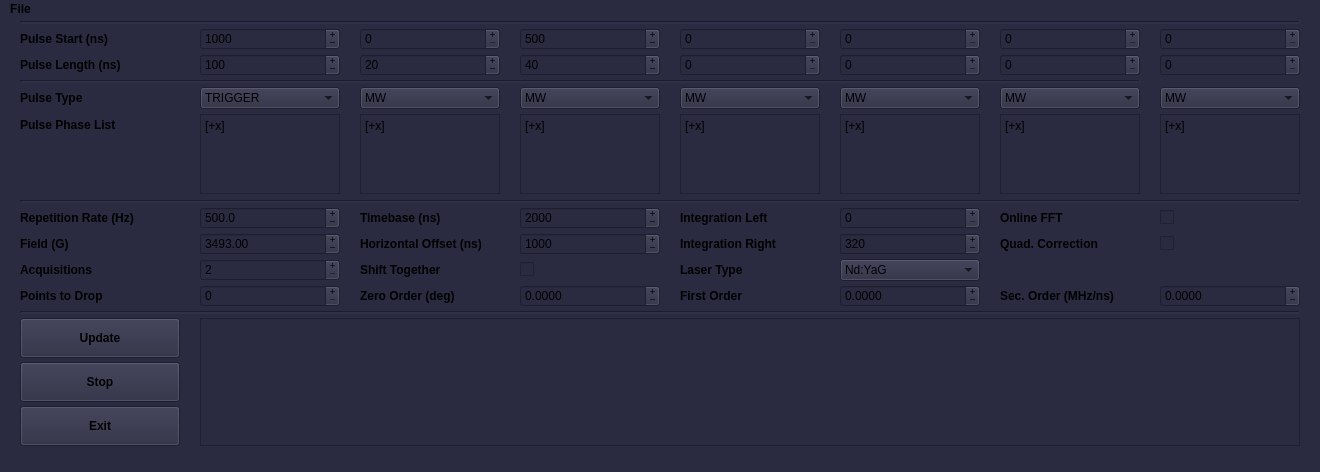
<?xml version="1.0" encoding="UTF-8"?>
<ui version="4.0">
 <class>MainWindow</class>
 <widget class="QMainWindow" name="MainWindow">
  <property name="geometry">
   <rect>
    <x>0</x>
    <y>0</y>
    <width>1320</width>
    <height>472</height>
   </rect>
  </property>
  <property name="sizePolicy">
   <sizepolicy hsizetype="Fixed" vsizetype="Fixed">
    <horstretch>0</horstretch>
    <verstretch>0</verstretch>
   </sizepolicy>
  </property>
  <property name="minimumSize">
   <size>
    <width>1320</width>
    <height>472</height>
   </size>
  </property>
  <property name="maximumSize">
   <size>
    <width>1320</width>
    <height>472</height>
   </size>
  </property>
  <property name="sizeIncrement">
   <size>
    <width>0</width>
    <height>0</height>
   </size>
  </property>
  <property name="font">
   <font>
    <weight>50</weight>
    <bold>false</bold>
   </font>
  </property>
  <property name="windowTitle">
   <string>Phase Cycling v 0.1</string>
  </property>
  <property name="styleSheet">
   <string notr="true">background-color: rgb(42,42,64);</string>
  </property>
  <widget class="QWidget" name="centralwidget">
   <property name="sizePolicy">
    <sizepolicy hsizetype="Fixed" vsizetype="Fixed">
     <horstretch>0</horstretch>
     <verstretch>0</verstretch>
    </sizepolicy>
   </property>
   <property name="minimumSize">
    <size>
     <width>1320</width>
     <height>440</height>
    </size>
   </property>
   <property name="maximumSize">
    <size>
     <width>1320</width>
     <height>440</height>
    </size>
   </property>
   <layout class="QHBoxLayout" name="horizontalLayout">
    <property name="topMargin">
     <number>2</number>
    </property>
    <item>
     <layout class="QGridLayout" name="gridLayout" rowstretch="0,0,0,0,0,0,0,0,0,0,0,0,0,0,0,0" columnstretch="0,0,0,0,0,0,0,0">
      <property name="sizeConstraint">
       <enum>QLayout::SetDefaultConstraint</enum>
      </property>
      <property name="leftMargin">
       <number>11</number>
      </property>
      <property name="topMargin">
       <number>0</number>
      </property>
      <property name="rightMargin">
       <number>11</number>
      </property>
      <property name="bottomMargin">
       <number>4</number>
      </property>
      <property name="horizontalSpacing">
       <number>20</number>
      </property>
      <property name="verticalSpacing">
       <number>4</number>
      </property>
      <item row="14" column="0">
       <widget class="QPushButton" name="button_stop">
        <property name="minimumSize">
         <size>
          <width>0</width>
          <height>40</height>
         </size>
        </property>
        <property name="font">
         <font>
          <weight>75</weight>
          <bold>true</bold>
         </font>
        </property>
        <property name="contextMenuPolicy">
         <enum>Qt::NoContextMenu</enum>
        </property>
        <property name="text">
         <string>Stop</string>
        </property>
       </widget>
      </item>
      <item row="5" column="7" rowspan="2">
       <widget class="QPlainTextEdit" name="Phase_7">
        <property name="sizePolicy">
         <sizepolicy hsizetype="Fixed" vsizetype="Fixed">
          <horstretch>0</horstretch>
          <verstretch>0</verstretch>
         </sizepolicy>
        </property>
        <property name="maximumSize">
         <size>
          <width>140</width>
          <height>80</height>
         </size>
        </property>
        <property name="contextMenuPolicy">
         <enum>Qt::NoContextMenu</enum>
        </property>
        <property name="verticalScrollBarPolicy">
         <enum>Qt::ScrollBarAlwaysOff</enum>
        </property>
        <property name="horizontalScrollBarPolicy">
         <enum>Qt::ScrollBarAlwaysOff</enum>
        </property>
        <property name="plainText">
         <string>[+x]</string>
        </property>
       </widget>
      </item>
      <item row="2" column="5">
       <widget class="QSpinBox" name="P5_len">
        <property name="contextMenuPolicy">
         <enum>Qt::NoContextMenu</enum>
        </property>
        <property name="buttonSymbols">
         <enum>QAbstractSpinBox::PlusMinus</enum>
        </property>
        <property name="keyboardTracking">
         <bool>false</bool>
        </property>
        <property name="maximum">
         <number>1900</number>
        </property>
        <property name="singleStep">
         <number>4</number>
        </property>
       </widget>
      </item>
      <item row="5" column="5" rowspan="2">
       <widget class="QPlainTextEdit" name="Phase_5">
        <property name="sizePolicy">
         <sizepolicy hsizetype="Fixed" vsizetype="Fixed">
          <horstretch>0</horstretch>
          <verstretch>0</verstretch>
         </sizepolicy>
        </property>
        <property name="maximumSize">
         <size>
          <width>140</width>
          <height>80</height>
         </size>
        </property>
        <property name="contextMenuPolicy">
         <enum>Qt::NoContextMenu</enum>
        </property>
        <property name="verticalScrollBarPolicy">
         <enum>Qt::ScrollBarAlwaysOff</enum>
        </property>
        <property name="horizontalScrollBarPolicy">
         <enum>Qt::ScrollBarAlwaysOff</enum>
        </property>
        <property name="plainText">
         <string>[+x]</string>
        </property>
       </widget>
      </item>
      <item row="1" column="6">
       <widget class="QSpinBox" name="P6_st">
        <property name="contextMenuPolicy">
         <enum>Qt::NoContextMenu</enum>
        </property>
        <property name="buttonSymbols">
         <enum>QAbstractSpinBox::PlusMinus</enum>
        </property>
        <property name="keyboardTracking">
         <bool>false</bool>
        </property>
        <property name="maximum">
         <number>10000000</number>
        </property>
        <property name="singleStep">
         <number>4</number>
        </property>
       </widget>
      </item>
      <item row="1" column="4">
       <widget class="QSpinBox" name="P4_st">
        <property name="contextMenuPolicy">
         <enum>Qt::NoContextMenu</enum>
        </property>
        <property name="buttonSymbols">
         <enum>QAbstractSpinBox::PlusMinus</enum>
        </property>
        <property name="keyboardTracking">
         <bool>false</bool>
        </property>
        <property name="maximum">
         <number>10000000</number>
        </property>
        <property name="singleStep">
         <number>4</number>
        </property>
       </widget>
      </item>
      <item row="6" column="0">
       <spacer name="verticalSpacer">
        <property name="orientation">
         <enum>Qt::Vertical</enum>
        </property>
        <property name="sizeType">
         <enum>QSizePolicy::Fixed</enum>
        </property>
        <property name="sizeHint" stdset="0">
         <size>
          <width>20</width>
          <height>60</height>
         </size>
        </property>
       </spacer>
      </item>
      <item row="2" column="4">
       <widget class="QSpinBox" name="P4_len">
        <property name="contextMenuPolicy">
         <enum>Qt::NoContextMenu</enum>
        </property>
        <property name="buttonSymbols">
         <enum>QAbstractSpinBox::PlusMinus</enum>
        </property>
        <property name="keyboardTracking">
         <bool>false</bool>
        </property>
        <property name="maximum">
         <number>1900</number>
        </property>
        <property name="singleStep">
         <number>4</number>
        </property>
       </widget>
      </item>
      <item row="2" column="3">
       <widget class="QSpinBox" name="P3_len">
        <property name="contextMenuPolicy">
         <enum>Qt::NoContextMenu</enum>
        </property>
        <property name="buttonSymbols">
         <enum>QAbstractSpinBox::PlusMinus</enum>
        </property>
        <property name="keyboardTracking">
         <bool>false</bool>
        </property>
        <property name="maximum">
         <number>1900</number>
        </property>
        <property name="singleStep">
         <number>4</number>
        </property>
        <property name="value">
         <number>40</number>
        </property>
       </widget>
      </item>
      <item row="4" column="6">
       <widget class="QComboBox" name="P6_type">
        <property name="contextMenuPolicy">
         <enum>Qt::NoContextMenu</enum>
        </property>
        <item>
         <property name="text">
          <string>MW</string>
         </property>
        </item>
        <item>
         <property name="text">
          <string>TRIGGER</string>
         </property>
        </item>
       </widget>
      </item>
      <item row="9" column="0">
       <widget class="QLabel" name="label_5">
        <property name="font">
         <font>
          <weight>75</weight>
          <bold>true</bold>
         </font>
        </property>
        <property name="contextMenuPolicy">
         <enum>Qt::NoContextMenu</enum>
        </property>
        <property name="text">
         <string>Field (G)</string>
        </property>
       </widget>
      </item>
      <item row="5" column="1" rowspan="2">
       <widget class="QPlainTextEdit" name="Phase_1">
        <property name="sizePolicy">
         <sizepolicy hsizetype="Fixed" vsizetype="Fixed">
          <horstretch>0</horstretch>
          <verstretch>0</verstretch>
         </sizepolicy>
        </property>
        <property name="maximumSize">
         <size>
          <width>140</width>
          <height>80</height>
         </size>
        </property>
        <property name="contextMenuPolicy">
         <enum>Qt::NoContextMenu</enum>
        </property>
        <property name="verticalScrollBarPolicy">
         <enum>Qt::ScrollBarAlwaysOff</enum>
        </property>
        <property name="horizontalScrollBarPolicy">
         <enum>Qt::ScrollBarAlwaysOff</enum>
        </property>
        <property name="readOnly">
         <bool>false</bool>
        </property>
        <property name="plainText">
         <string>[+x]</string>
        </property>
       </widget>
      </item>
      <item row="5" column="2" rowspan="2">
       <widget class="QPlainTextEdit" name="Phase_2">
        <property name="sizePolicy">
         <sizepolicy hsizetype="Fixed" vsizetype="Fixed">
          <horstretch>0</horstretch>
          <verstretch>0</verstretch>
         </sizepolicy>
        </property>
        <property name="maximumSize">
         <size>
          <width>140</width>
          <height>80</height>
         </size>
        </property>
        <property name="contextMenuPolicy">
         <enum>Qt::NoContextMenu</enum>
        </property>
        <property name="verticalScrollBarPolicy">
         <enum>Qt::ScrollBarAlwaysOff</enum>
        </property>
        <property name="horizontalScrollBarPolicy">
         <enum>Qt::ScrollBarAlwaysOff</enum>
        </property>
        <property name="plainText">
         <string>[+x]</string>
        </property>
       </widget>
      </item>
      <item row="5" column="4" rowspan="2">
       <widget class="QPlainTextEdit" name="Phase_4">
        <property name="sizePolicy">
         <sizepolicy hsizetype="Fixed" vsizetype="Fixed">
          <horstretch>0</horstretch>
          <verstretch>0</verstretch>
         </sizepolicy>
        </property>
        <property name="maximumSize">
         <size>
          <width>140</width>
          <height>80</height>
         </size>
        </property>
        <property name="contextMenuPolicy">
         <enum>Qt::NoContextMenu</enum>
        </property>
        <property name="verticalScrollBarPolicy">
         <enum>Qt::ScrollBarAlwaysOff</enum>
        </property>
        <property name="horizontalScrollBarPolicy">
         <enum>Qt::ScrollBarAlwaysOff</enum>
        </property>
        <property name="plainText">
         <string>[+x]</string>
        </property>
       </widget>
      </item>
      <item row="1" column="3">
       <widget class="QSpinBox" name="P3_st">
        <property name="contextMenuPolicy">
         <enum>Qt::NoContextMenu</enum>
        </property>
        <property name="buttonSymbols">
         <enum>QAbstractSpinBox::PlusMinus</enum>
        </property>
        <property name="keyboardTracking">
         <bool>false</bool>
        </property>
        <property name="maximum">
         <number>10000000</number>
        </property>
        <property name="singleStep">
         <number>4</number>
        </property>
        <property name="value">
         <number>500</number>
        </property>
       </widget>
      </item>
      <item row="4" column="2">
       <widget class="QComboBox" name="P2_type">
        <property name="sizePolicy">
         <sizepolicy hsizetype="Minimum" vsizetype="Fixed">
          <horstretch>0</horstretch>
          <verstretch>0</verstretch>
         </sizepolicy>
        </property>
        <property name="contextMenuPolicy">
         <enum>Qt::NoContextMenu</enum>
        </property>
        <item>
         <property name="text">
          <string>MW</string>
         </property>
        </item>
        <item>
         <property name="text">
          <string>LASER</string>
         </property>
        </item>
        <item>
         <property name="text">
          <string>TRIGGER</string>
         </property>
        </item>
       </widget>
      </item>
      <item row="2" column="1">
       <widget class="QSpinBox" name="P1_len">
        <property name="contextMenuPolicy">
         <enum>Qt::NoContextMenu</enum>
        </property>
        <property name="inputMethodHints">
         <set>Qt::ImhDigitsOnly</set>
        </property>
        <property name="buttonSymbols">
         <enum>QAbstractSpinBox::PlusMinus</enum>
        </property>
        <property name="keyboardTracking">
         <bool>false</bool>
        </property>
        <property name="maximum">
         <number>1900</number>
        </property>
        <property name="singleStep">
         <number>4</number>
        </property>
        <property name="value">
         <number>100</number>
        </property>
       </widget>
      </item>
      <item row="8" column="0">
       <widget class="QLabel" name="label_4">
        <property name="font">
         <font>
          <weight>75</weight>
          <bold>true</bold>
         </font>
        </property>
        <property name="contextMenuPolicy">
         <enum>Qt::NoContextMenu</enum>
        </property>
        <property name="text">
         <string>Repetition Rate (Hz)</string>
        </property>
       </widget>
      </item>
      <item row="1" column="2">
       <widget class="QSpinBox" name="P2_st">
        <property name="contextMenuPolicy">
         <enum>Qt::NoContextMenu</enum>
        </property>
        <property name="readOnly">
         <bool>false</bool>
        </property>
        <property name="buttonSymbols">
         <enum>QAbstractSpinBox::PlusMinus</enum>
        </property>
        <property name="specialValueText">
         <string notr="true"/>
        </property>
        <property name="keyboardTracking">
         <bool>false</bool>
        </property>
        <property name="minimum">
         <number>0</number>
        </property>
        <property name="maximum">
         <number>10000000</number>
        </property>
        <property name="singleStep">
         <number>4</number>
        </property>
       </widget>
      </item>
      <item row="9" column="4">
       <widget class="QLabel" name="label_12">
        <property name="font">
         <font>
          <weight>75</weight>
          <bold>true</bold>
         </font>
        </property>
        <property name="contextMenuPolicy">
         <enum>Qt::NoContextMenu</enum>
        </property>
        <property name="text">
         <string>Integration Right</string>
        </property>
       </widget>
      </item>
      <item row="8" column="5">
       <widget class="QSpinBox" name="Win_left">
        <property name="contextMenuPolicy">
         <enum>Qt::NoContextMenu</enum>
        </property>
        <property name="buttonSymbols">
         <enum>QAbstractSpinBox::PlusMinus</enum>
        </property>
        <property name="keyboardTracking">
         <bool>false</bool>
        </property>
        <property name="maximum">
         <number>6400</number>
        </property>
       </widget>
      </item>
      <item row="12" column="0" colspan="8">
       <widget class="Line" name="line_3">
        <property name="lineWidth">
         <number>2</number>
        </property>
        <property name="orientation">
         <enum>Qt::Horizontal</enum>
        </property>
       </widget>
      </item>
      <item row="4" column="0">
       <widget class="QLabel" name="label_3">
        <property name="font">
         <font>
          <weight>75</weight>
          <bold>true</bold>
         </font>
        </property>
        <property name="contextMenuPolicy">
         <enum>Qt::NoContextMenu</enum>
        </property>
        <property name="text">
         <string>Pulse Type</string>
        </property>
       </widget>
      </item>
      <item row="5" column="3" rowspan="2">
       <widget class="QPlainTextEdit" name="Phase_3">
        <property name="sizePolicy">
         <sizepolicy hsizetype="Fixed" vsizetype="Fixed">
          <horstretch>0</horstretch>
          <verstretch>0</verstretch>
         </sizepolicy>
        </property>
        <property name="minimumSize">
         <size>
          <width>0</width>
          <height>0</height>
         </size>
        </property>
        <property name="maximumSize">
         <size>
          <width>140</width>
          <height>80</height>
         </size>
        </property>
        <property name="contextMenuPolicy">
         <enum>Qt::NoContextMenu</enum>
        </property>
        <property name="verticalScrollBarPolicy">
         <enum>Qt::ScrollBarAlwaysOff</enum>
        </property>
        <property name="horizontalScrollBarPolicy">
         <enum>Qt::ScrollBarAlwaysOff</enum>
        </property>
        <property name="plainText">
         <string>[+x]</string>
        </property>
       </widget>
      </item>
      <item row="0" column="0" colspan="8">
       <widget class="Line" name="line_2">
        <property name="lineWidth">
         <number>2</number>
        </property>
        <property name="orientation">
         <enum>Qt::Horizontal</enum>
        </property>
       </widget>
      </item>
      <item row="4" column="1">
       <widget class="QComboBox" name="P1_type">
        <property name="contextMenuPolicy">
         <enum>Qt::NoContextMenu</enum>
        </property>
        <property name="currentIndex">
         <number>0</number>
        </property>
        <item>
         <property name="text">
          <string>TRIGGER</string>
         </property>
        </item>
       </widget>
      </item>
      <item row="5" column="6" rowspan="2">
       <widget class="QPlainTextEdit" name="Phase_6">
        <property name="sizePolicy">
         <sizepolicy hsizetype="Fixed" vsizetype="Expanding">
          <horstretch>0</horstretch>
          <verstretch>0</verstretch>
         </sizepolicy>
        </property>
        <property name="maximumSize">
         <size>
          <width>140</width>
          <height>80</height>
         </size>
        </property>
        <property name="contextMenuPolicy">
         <enum>Qt::NoContextMenu</enum>
        </property>
        <property name="verticalScrollBarPolicy">
         <enum>Qt::ScrollBarAlwaysOff</enum>
        </property>
        <property name="horizontalScrollBarPolicy">
         <enum>Qt::ScrollBarAlwaysOff</enum>
        </property>
        <property name="plainText">
         <string>[+x]</string>
        </property>
       </widget>
      </item>
      <item row="9" column="1">
       <widget class="QDoubleSpinBox" name="Field">
        <property name="contextMenuPolicy">
         <enum>Qt::NoContextMenu</enum>
        </property>
        <property name="buttonSymbols">
         <enum>QAbstractSpinBox::PlusMinus</enum>
        </property>
        <property name="keyboardTracking">
         <bool>false</bool>
        </property>
        <property name="decimals">
         <number>2</number>
        </property>
        <property name="minimum">
         <double>100.000000000000000</double>
        </property>
        <property name="maximum">
         <double>9000.000000000000000</double>
        </property>
        <property name="singleStep">
         <double>0.500000000000000</double>
        </property>
        <property name="value">
         <double>3493.000000000000000</double>
        </property>
       </widget>
      </item>
      <item row="2" column="7">
       <widget class="QSpinBox" name="P7_len">
        <property name="contextMenuPolicy">
         <enum>Qt::NoContextMenu</enum>
        </property>
        <property name="buttonSymbols">
         <enum>QAbstractSpinBox::PlusMinus</enum>
        </property>
        <property name="keyboardTracking">
         <bool>false</bool>
        </property>
        <property name="maximum">
         <number>1900</number>
        </property>
        <property name="singleStep">
         <number>4</number>
        </property>
       </widget>
      </item>
      <item row="1" column="0">
       <widget class="QLabel" name="label">
        <property name="font">
         <font>
          <weight>75</weight>
          <bold>true</bold>
          <kerning>true</kerning>
         </font>
        </property>
        <property name="contextMenuPolicy">
         <enum>Qt::NoContextMenu</enum>
        </property>
        <property name="text">
         <string>Pulse Start (ns)</string>
        </property>
       </widget>
      </item>
      <item row="2" column="2">
       <widget class="QSpinBox" name="P2_len">
        <property name="contextMenuPolicy">
         <enum>Qt::NoContextMenu</enum>
        </property>
        <property name="buttonSymbols">
         <enum>QAbstractSpinBox::PlusMinus</enum>
        </property>
        <property name="keyboardTracking">
         <bool>false</bool>
        </property>
        <property name="minimum">
         <number>0</number>
        </property>
        <property name="maximum">
         <number>1900</number>
        </property>
        <property name="singleStep">
         <number>4</number>
        </property>
        <property name="value">
         <number>20</number>
        </property>
       </widget>
      </item>
      <item row="1" column="7">
       <widget class="QSpinBox" name="P7_st">
        <property name="contextMenuPolicy">
         <enum>Qt::NoContextMenu</enum>
        </property>
        <property name="buttonSymbols">
         <enum>QAbstractSpinBox::PlusMinus</enum>
        </property>
        <property name="keyboardTracking">
         <bool>false</bool>
        </property>
        <property name="maximum">
         <number>10000000</number>
        </property>
        <property name="singleStep">
         <number>4</number>
        </property>
       </widget>
      </item>
      <item row="1" column="5">
       <widget class="QSpinBox" name="P5_st">
        <property name="contextMenuPolicy">
         <enum>Qt::NoContextMenu</enum>
        </property>
        <property name="buttonSymbols">
         <enum>QAbstractSpinBox::PlusMinus</enum>
        </property>
        <property name="keyboardTracking">
         <bool>false</bool>
        </property>
        <property name="maximum">
         <number>10000000</number>
        </property>
        <property name="singleStep">
         <number>4</number>
        </property>
       </widget>
      </item>
      <item row="4" column="5">
       <widget class="QComboBox" name="P5_type">
        <property name="contextMenuPolicy">
         <enum>Qt::NoContextMenu</enum>
        </property>
        <item>
         <property name="text">
          <string>MW</string>
         </property>
        </item>
        <item>
         <property name="text">
          <string>TRIGGER</string>
         </property>
        </item>
       </widget>
      </item>
      <item row="1" column="1">
       <widget class="QSpinBox" name="P1_st">
        <property name="contextMenuPolicy">
         <enum>Qt::NoContextMenu</enum>
        </property>
        <property name="buttonSymbols">
         <enum>QAbstractSpinBox::PlusMinus</enum>
        </property>
        <property name="keyboardTracking">
         <bool>false</bool>
        </property>
        <property name="maximum">
         <number>10000000</number>
        </property>
        <property name="singleStep">
         <number>4</number>
        </property>
        <property name="value">
         <number>1000</number>
        </property>
       </widget>
      </item>
      <item row="2" column="6">
       <widget class="QSpinBox" name="P6_len">
        <property name="contextMenuPolicy">
         <enum>Qt::NoContextMenu</enum>
        </property>
        <property name="buttonSymbols">
         <enum>QAbstractSpinBox::PlusMinus</enum>
        </property>
        <property name="keyboardTracking">
         <bool>false</bool>
        </property>
        <property name="maximum">
         <number>1900</number>
        </property>
        <property name="singleStep">
         <number>4</number>
        </property>
       </widget>
      </item>
      <item row="5" column="0">
       <widget class="QLabel" name="label_6">
        <property name="font">
         <font>
          <weight>75</weight>
          <bold>true</bold>
         </font>
        </property>
        <property name="contextMenuPolicy">
         <enum>Qt::NoContextMenu</enum>
        </property>
        <property name="text">
         <string>Pulse Phase List</string>
        </property>
       </widget>
      </item>
      <item row="3" column="0" colspan="7">
       <widget class="Line" name="line">
        <property name="lineWidth">
         <number>2</number>
        </property>
        <property name="orientation">
         <enum>Qt::Horizontal</enum>
        </property>
       </widget>
      </item>
      <item row="4" column="3">
       <widget class="QComboBox" name="P3_type">
        <property name="contextMenuPolicy">
         <enum>Qt::NoContextMenu</enum>
        </property>
        <property name="currentIndex">
         <number>0</number>
        </property>
        <item>
         <property name="text">
          <string>MW</string>
         </property>
        </item>
        <item>
         <property name="text">
          <string>TRIGGER</string>
         </property>
        </item>
       </widget>
      </item>
      <item row="13" column="1" rowspan="3" colspan="7">
       <widget class="QPlainTextEdit" name="errors">
        <property name="font">
         <font>
          <weight>50</weight>
          <bold>false</bold>
         </font>
        </property>
        <property name="contextMenuPolicy">
         <enum>Qt::NoContextMenu</enum>
        </property>
        <property name="styleSheet">
         <string notr="true"/>
        </property>
        <property name="readOnly">
         <bool>true</bool>
        </property>
        <property name="textInteractionFlags">
         <set>Qt::NoTextInteraction</set>
        </property>
       </widget>
      </item>
      <item row="4" column="7">
       <widget class="QComboBox" name="P7_type">
        <property name="contextMenuPolicy">
         <enum>Qt::NoContextMenu</enum>
        </property>
        <item>
         <property name="text">
          <string>MW</string>
         </property>
        </item>
        <item>
         <property name="text">
          <string>TRIGGER</string>
         </property>
        </item>
       </widget>
      </item>
      <item row="13" column="0">
       <widget class="QPushButton" name="button_update">
        <property name="minimumSize">
         <size>
          <width>0</width>
          <height>40</height>
         </size>
        </property>
        <property name="font">
         <font>
          <weight>75</weight>
          <bold>true</bold>
         </font>
        </property>
        <property name="contextMenuPolicy">
         <enum>Qt::NoContextMenu</enum>
        </property>
        <property name="text">
         <string>Update</string>
        </property>
       </widget>
      </item>
      <item row="7" column="0" colspan="8">
       <widget class="Line" name="line_4">
        <property name="lineWidth">
         <number>2</number>
        </property>
        <property name="orientation">
         <enum>Qt::Horizontal</enum>
        </property>
       </widget>
      </item>
      <item row="2" column="0">
       <widget class="QLabel" name="label_2">
        <property name="font">
         <font>
          <weight>75</weight>
          <bold>true</bold>
         </font>
        </property>
        <property name="contextMenuPolicy">
         <enum>Qt::NoContextMenu</enum>
        </property>
        <property name="text">
         <string>Pulse Length (ns)</string>
        </property>
       </widget>
      </item>
      <item row="10" column="0">
       <widget class="QLabel" name="label_7">
        <property name="font">
         <font>
          <weight>75</weight>
          <bold>true</bold>
         </font>
        </property>
        <property name="contextMenuPolicy">
         <enum>Qt::NoContextMenu</enum>
        </property>
        <property name="text">
         <string>Acquisitions</string>
        </property>
       </widget>
      </item>
      <item row="4" column="4">
       <widget class="QComboBox" name="P4_type">
        <property name="contextMenuPolicy">
         <enum>Qt::NoContextMenu</enum>
        </property>
        <item>
         <property name="text">
          <string>MW</string>
         </property>
        </item>
        <item>
         <property name="text">
          <string>TRIGGER</string>
         </property>
        </item>
       </widget>
      </item>
      <item row="15" column="0">
       <widget class="QPushButton" name="button_off">
        <property name="minimumSize">
         <size>
          <width>0</width>
          <height>40</height>
         </size>
        </property>
        <property name="font">
         <font>
          <weight>75</weight>
          <bold>true</bold>
         </font>
        </property>
        <property name="contextMenuPolicy">
         <enum>Qt::NoContextMenu</enum>
        </property>
        <property name="text">
         <string>Exit</string>
        </property>
       </widget>
      </item>
      <item row="9" column="2">
       <widget class="QLabel" name="label_9">
        <property name="font">
         <font>
          <weight>75</weight>
          <bold>true</bold>
         </font>
        </property>
        <property name="contextMenuPolicy">
         <enum>Qt::NoContextMenu</enum>
        </property>
        <property name="text">
         <string>Horizontal Offset (ns)</string>
        </property>
       </widget>
      </item>
      <item row="10" column="1">
       <widget class="QSpinBox" name="Acq_number">
        <property name="contextMenuPolicy">
         <enum>Qt::NoContextMenu</enum>
        </property>
        <property name="buttonSymbols">
         <enum>QAbstractSpinBox::PlusMinus</enum>
        </property>
        <property name="keyboardTracking">
         <bool>false</bool>
        </property>
        <property name="minimum">
         <number>2</number>
        </property>
        <property name="maximum">
         <number>5000</number>
        </property>
       </widget>
      </item>
      <item row="8" column="2">
       <widget class="QLabel" name="label_8">
        <property name="font">
         <font>
          <weight>75</weight>
          <bold>true</bold>
         </font>
        </property>
        <property name="contextMenuPolicy">
         <enum>Qt::NoContextMenu</enum>
        </property>
        <property name="text">
         <string>Timebase (ns)</string>
        </property>
       </widget>
      </item>
      <item row="9" column="3">
       <widget class="QSpinBox" name="Hor_offset">
        <property name="contextMenuPolicy">
         <enum>Qt::NoContextMenu</enum>
        </property>
        <property name="buttonSymbols">
         <enum>QAbstractSpinBox::PlusMinus</enum>
        </property>
        <property name="keyboardTracking">
         <bool>false</bool>
        </property>
        <property name="minimum">
         <number>-10000</number>
        </property>
        <property name="maximum">
         <number>10000</number>
        </property>
        <property name="singleStep">
         <number>1</number>
        </property>
        <property name="value">
         <number>1000</number>
        </property>
       </widget>
      </item>
      <item row="8" column="3">
       <widget class="QSpinBox" name="Timescale">
        <property name="contextMenuPolicy">
         <enum>Qt::NoContextMenu</enum>
        </property>
        <property name="buttonSymbols">
         <enum>QAbstractSpinBox::PlusMinus</enum>
        </property>
        <property name="keyboardTracking">
         <bool>false</bool>
        </property>
        <property name="minimum">
         <number>5</number>
        </property>
        <property name="maximum">
         <number>20000</number>
        </property>
        <property name="singleStep">
         <number>5</number>
        </property>
        <property name="value">
         <number>2000</number>
        </property>
       </widget>
      </item>
      <item row="8" column="4">
       <widget class="QLabel" name="label_11">
        <property name="font">
         <font>
          <weight>75</weight>
          <bold>true</bold>
         </font>
        </property>
        <property name="contextMenuPolicy">
         <enum>Qt::NoContextMenu</enum>
        </property>
        <property name="text">
         <string>Integration Left</string>
        </property>
       </widget>
      </item>
      <item row="10" column="3">
       <widget class="QCheckBox" name="shift_box">
        <property name="contextMenuPolicy">
         <enum>Qt::NoContextMenu</enum>
        </property>
        <property name="text">
         <string/>
        </property>
       </widget>
      </item>
      <item row="10" column="2">
       <widget class="QLabel" name="label_10">
        <property name="font">
         <font>
          <weight>75</weight>
          <bold>true</bold>
         </font>
        </property>
        <property name="contextMenuPolicy">
         <enum>Qt::NoContextMenu</enum>
        </property>
        <property name="text">
         <string>Shift Together</string>
        </property>
       </widget>
      </item>
      <item row="8" column="6">
       <widget class="QLabel" name="label_13">
        <property name="font">
         <font>
          <weight>75</weight>
          <bold>true</bold>
         </font>
        </property>
        <property name="contextMenuPolicy">
         <enum>Qt::NoContextMenu</enum>
        </property>
        <property name="text">
         <string>Online FFT</string>
        </property>
       </widget>
      </item>
      <item row="9" column="5">
       <widget class="QSpinBox" name="Win_right">
        <property name="contextMenuPolicy">
         <enum>Qt::NoContextMenu</enum>
        </property>
        <property name="buttonSymbols">
         <enum>QAbstractSpinBox::PlusMinus</enum>
        </property>
        <property name="keyboardTracking">
         <bool>false</bool>
        </property>
        <property name="maximum">
         <number>6400</number>
        </property>
        <property name="value">
         <number>320</number>
        </property>
       </widget>
      </item>
      <item row="8" column="7">
       <widget class="QCheckBox" name="fft_box">
        <property name="contextMenuPolicy">
         <enum>Qt::NoContextMenu</enum>
        </property>
        <property name="text">
         <string/>
        </property>
        <property name="checked">
         <bool>false</bool>
        </property>
        <property name="tristate">
         <bool>false</bool>
        </property>
       </widget>
      </item>
      <item row="11" column="0">
       <widget class="QLabel" name="label_14">
        <property name="font">
         <font>
          <weight>75</weight>
          <bold>true</bold>
         </font>
        </property>
        <property name="text">
         <string>Points to Drop</string>
        </property>
       </widget>
      </item>
      <item row="11" column="2">
       <widget class="QLabel" name="label_15">
        <property name="font">
         <font>
          <weight>75</weight>
          <bold>true</bold>
         </font>
        </property>
        <property name="text">
         <string>Zero Order (deg)</string>
        </property>
       </widget>
      </item>
      <item row="11" column="4">
       <widget class="QLabel" name="label_16">
        <property name="font">
         <font>
          <weight>75</weight>
          <bold>true</bold>
         </font>
        </property>
        <property name="text">
         <string>First Order</string>
        </property>
       </widget>
      </item>
      <item row="11" column="6">
       <widget class="QLabel" name="label_17">
        <property name="font">
         <font>
          <weight>75</weight>
          <bold>true</bold>
         </font>
        </property>
        <property name="text">
         <string>Sec. Order (MHz/ns)</string>
        </property>
       </widget>
      </item>
      <item row="9" column="6">
       <widget class="QLabel" name="label_18">
        <property name="font">
         <font>
          <weight>75</weight>
          <bold>true</bold>
         </font>
        </property>
        <property name="text">
         <string>Quad. Correction</string>
        </property>
       </widget>
      </item>
      <item row="9" column="7">
       <widget class="QCheckBox" name="Quad_cor">
        <property name="text">
         <string/>
        </property>
       </widget>
      </item>
      <item row="11" column="1">
       <widget class="QSpinBox" name="P_to_drop">
        <property name="buttonSymbols">
         <enum>QAbstractSpinBox::PlusMinus</enum>
        </property>
        <property name="keyboardTracking">
         <bool>false</bool>
        </property>
        <property name="maximum">
         <number>10000</number>
        </property>
       </widget>
      </item>
      <item row="11" column="3">
       <widget class="QDoubleSpinBox" name="Zero_order">
        <property name="buttonSymbols">
         <enum>QAbstractSpinBox::PlusMinus</enum>
        </property>
        <property name="keyboardTracking">
         <bool>false</bool>
        </property>
        <property name="decimals">
         <number>4</number>
        </property>
        <property name="minimum">
         <double>-0.100000000000000</double>
        </property>
        <property name="maximum">
         <double>360.100000000000023</double>
        </property>
        <property name="singleStep">
         <double>0.100000000000000</double>
        </property>
       </widget>
      </item>
      <item row="11" column="5">
       <widget class="QDoubleSpinBox" name="First_order">
        <property name="buttonSymbols">
         <enum>QAbstractSpinBox::PlusMinus</enum>
        </property>
        <property name="keyboardTracking">
         <bool>false</bool>
        </property>
        <property name="decimals">
         <number>4</number>
        </property>
        <property name="minimum">
         <double>-10.000000000000000</double>
        </property>
        <property name="maximum">
         <double>10.000000000000000</double>
        </property>
        <property name="singleStep">
         <double>0.001000000000000</double>
        </property>
       </widget>
      </item>
      <item row="11" column="7">
       <widget class="QDoubleSpinBox" name="Second_order">
        <property name="buttonSymbols">
         <enum>QAbstractSpinBox::PlusMinus</enum>
        </property>
        <property name="keyboardTracking">
         <bool>false</bool>
        </property>
        <property name="decimals">
         <number>4</number>
        </property>
        <property name="minimum">
         <double>-100.000000000000000</double>
        </property>
        <property name="maximum">
         <double>100.000000000000000</double>
        </property>
        <property name="singleStep">
         <double>0.001000000000000</double>
        </property>
       </widget>
      </item>
      <item row="10" column="4">
       <widget class="QLabel" name="label_19">
        <property name="font">
         <font>
          <weight>75</weight>
          <bold>true</bold>
         </font>
        </property>
        <property name="text">
         <string>Laser Type</string>
        </property>
       </widget>
      </item>
      <item row="10" column="5">
       <widget class="QComboBox" name="Combo_laser">
        <property name="currentIndex">
         <number>0</number>
        </property>
        <item>
         <property name="text">
          <string>Nd:YaG</string>
         </property>
        </item>
       </widget>
      </item>
      <item row="8" column="1">
       <widget class="QDoubleSpinBox" name="Rep_rate">
        <property name="contextMenuPolicy">
         <enum>Qt::NoContextMenu</enum>
        </property>
        <property name="buttonSymbols">
         <enum>QAbstractSpinBox::PlusMinus</enum>
        </property>
        <property name="keyboardTracking">
         <bool>false</bool>
        </property>
        <property name="decimals">
         <number>1</number>
        </property>
        <property name="minimum">
         <double>0.100000000000000</double>
        </property>
        <property name="maximum">
         <double>10000.000000000000000</double>
        </property>
        <property name="value">
         <double>500.000000000000000</double>
        </property>
       </widget>
      </item>
     </layout>
    </item>
   </layout>
  </widget>
  <widget class="QMenuBar" name="menuBar">
   <property name="geometry">
    <rect>
     <x>0</x>
     <y>0</y>
     <width>1320</width>
     <height>22</height>
    </rect>
   </property>
   <property name="maximumSize">
    <size>
     <width>16777215</width>
     <height>22</height>
    </size>
   </property>
   <property name="font">
    <font>
     <weight>75</weight>
     <bold>true</bold>
    </font>
   </property>
   <widget class="QMenu" name="menu_file">
    <property name="geometry">
     <rect>
      <x>427</x>
      <y>292</y>
      <width>135</width>
      <height>100</height>
     </rect>
    </property>
    <property name="sizePolicy">
     <sizepolicy hsizetype="Preferred" vsizetype="Preferred">
      <horstretch>0</horstretch>
      <verstretch>0</verstretch>
     </sizepolicy>
    </property>
    <property name="minimumSize">
     <size>
      <width>135</width>
      <height>0</height>
     </size>
    </property>
    <property name="maximumSize">
     <size>
      <width>135</width>
      <height>16777215</height>
     </size>
    </property>
    <property name="font">
     <font>
      <weight>75</weight>
      <bold>true</bold>
     </font>
    </property>
    <property name="title">
     <string>File</string>
    </property>
    <addaction name="action_read"/>
    <addaction name="action_save"/>
   </widget>
   <addaction name="menu_file"/>
  </widget>
  <action name="action_read">
   <property name="text">
    <string>Read from file</string>
   </property>
   <property name="font">
    <font/>
   </property>
  </action>
  <action name="action_save">
   <property name="text">
    <string>Save to file</string>
   </property>
   <property name="font">
    <font/>
   </property>
  </action>
 </widget>
 <tabstops>
  <tabstop>P3_len</tabstop>
  <tabstop>P7_st</tabstop>
  <tabstop>P3_type</tabstop>
  <tabstop>P5_type</tabstop>
  <tabstop>P6_len</tabstop>
  <tabstop>P2_len</tabstop>
  <tabstop>P4_type</tabstop>
  <tabstop>P1_type</tabstop>
  <tabstop>P3_st</tabstop>
  <tabstop>P4_len</tabstop>
  <tabstop>button_off</tabstop>
  <tabstop>P5_len</tabstop>
  <tabstop>Field</tabstop>
  <tabstop>P6_type</tabstop>
  <tabstop>P1_st</tabstop>
  <tabstop>button_update</tabstop>
  <tabstop>P1_len</tabstop>
  <tabstop>P7_type</tabstop>
  <tabstop>P2_type</tabstop>
  <tabstop>P6_st</tabstop>
  <tabstop>P7_len</tabstop>
  <tabstop>P5_st</tabstop>
  <tabstop>P4_st</tabstop>
  <tabstop>Rep_rate</tabstop>
  <tabstop>button_stop</tabstop>
  <tabstop>errors</tabstop>
  <tabstop>P2_st</tabstop>
 </tabstops>
 <resources/>
 <connections/>
</ui>
